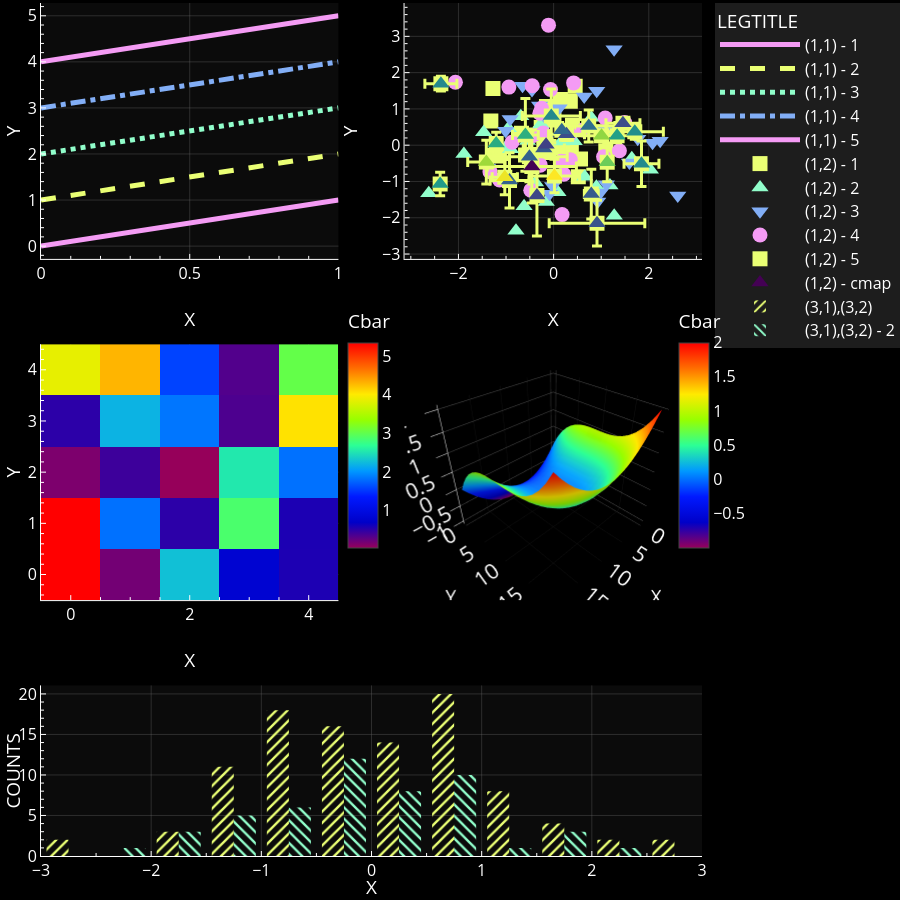

Notebook source saved alongside this figure:
### Markdown cell above
# Quick Customizations

### Code cell
importlib.reload(alstps)
colorway, ls, markers, cmap, hatches = alstps.tre("dark","cycle", colorway_override=["#f49bf4","#eaff74","#91fecb","#82aef6"], cmap_override="rainbow", themename_override="tre_variation")
print(pio.templates)
style_testplot()
